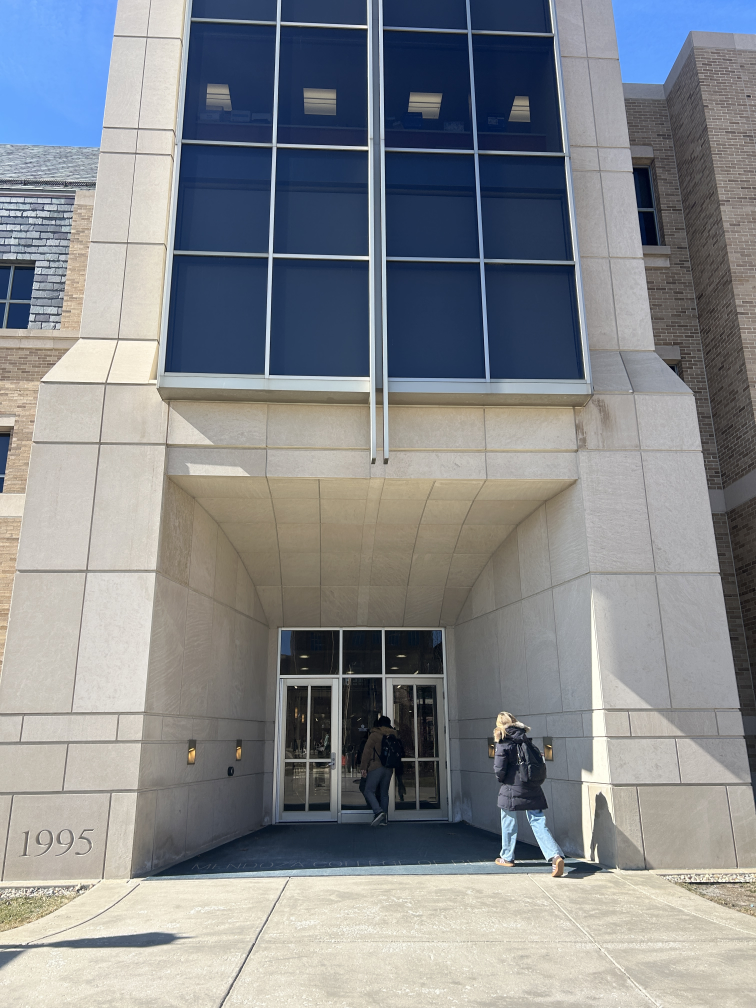
#> input picture sample_data/Mendoza_sample.jpg, 3024 x 4032 px (shown at 1/4 size)
$ python demo.py --image ../sample_data/Mendoza_sample.jpg
#> lines starting #> are read from the running program, lines starting #| are printed output that depends on the picture; after the words box and inside, x2 and y2 are one past the last pixel; in counts of white or black regions, pixels touching at a corner belong together
### src/preprocess.py
"""Preprocessing: resize, denoise, contrast normalization."""
import cv2
import numpy as np


def resize_max_side(img, max_side=800):
    """Resize so the longest edge == max_side, preserving aspect ratio."""
    h, w = img.shape[:2]
    scale = max_side / max(h, w)
    if scale >= 1.0:
        return img
    new_size = (int(w * scale), int(h * scale))
    return cv2.resize(img, new_size, interpolation=cv2.INTER_AREA)


def denoise(img):
    """Edge-preserving smoothing. Bilateral keeps edges crisp for Canny later."""
    return cv2.bilateralFilter(img, d=7, sigmaColor=50, sigmaSpace=50)


def clahe_lab(img):
    """CLAHE on L channel of LAB. Normalizes lighting without distorting color."""
    lab = cv2.cvtColor(img, cv2.COLOR_BGR2LAB)
    l, a, b = cv2.split(lab)
    clahe = cv2.createCLAHE(clipLimit=2.0, tileGridSize=(8, 8))
    l = clahe.apply(l)
    return cv2.cvtColor(cv2.merge([l, a, b]), cv2.COLOR_LAB2BGR)


def preprocess(img, max_side=800):
    """Full preprocessing pipeline."""
    img = resize_max_side(img, max_side)
    img = denoise(img)
    img = clahe_lab(img)
    return img

### src/segment.py
"""Segmentation: isolate the building region from sky, ground, and clutter."""
import cv2
import numpy as np


def grabcut_building(img, inset=0.08, iters=3):
    """
    GrabCut with an inset rectangle as the 'probable foreground' prior.
    Buildings fill the central ~85% of every shot in this dataset, while sky,
    ground, and bystanders sit near the borders -- so an inset rect is a
    reasonable shape-free prior.
    Returns (mask_uint8, masked_img). mask is 0 or 255.
    """
    h, w = img.shape[:2]
    mask = np.zeros((h, w), np.uint8)
    bgd_model = np.zeros((1, 65), np.float64)
    fgd_model = np.zeros((1, 65), np.float64)

    x0, y0 = int(w * inset), int(h * inset)
    x1, y1 = int(w * (1 - inset)), int(h * (1 - inset))
    rect = (x0, y0, x1 - x0, y1 - y0)

    cv2.grabCut(img, mask, rect, bgd_model, fgd_model, iters, cv2.GC_INIT_WITH_RECT)
    fg = np.where((mask == cv2.GC_FGD) | (mask == cv2.GC_PR_FGD), 255, 0).astype(np.uint8)

    # Clean small specks and fill small holes
    kernel = cv2.getStructuringElement(cv2.MORPH_ELLIPSE, (5, 5))
    fg = cv2.morphologyEx(fg, cv2.MORPH_OPEN, kernel)
    fg = cv2.morphologyEx(fg, cv2.MORPH_CLOSE, kernel)

    masked = cv2.bitwise_and(img, img, mask=fg)
    return fg, masked

### src/features.py
"""Feature extraction: Canny+Hough, ORB, HOG, color histogram."""
import cv2
import numpy as np
from skimage.feature import hog


def canny_edges(img_bgr, low=60, high=180):
    gray = cv2.cvtColor(img_bgr, cv2.COLOR_BGR2GRAY)
    return cv2.Canny(gray, low, high)


def hough_lines(edges, min_len_frac=0.10):
    """Probabilistic Hough on Canny edges. min line length scales with image size."""
    h, w = edges.shape
    min_len = int(min(h, w) * min_len_frac)
    lines = cv2.HoughLinesP(
        edges, rho=1, theta=np.pi / 180, threshold=80,
        minLineLength=min_len, maxLineGap=10,
    )
    return lines if lines is not None else np.empty((0, 1, 4), dtype=np.int32)


def orb_features(img_bgr, n=500):
    """ORB: rotation+scale invariant keypoints. 256-bit binary descriptors."""
    gray = cv2.cvtColor(img_bgr, cv2.COLOR_BGR2GRAY)
    orb = cv2.ORB_create(nfeatures=n)
    kps, des = orb.detectAndCompute(gray, None)
    return kps, des


# [31 lines left out: functions hog_descriptor, hsv_histogram, extract_all, not called in this run]

### src/demo.py
"""End-to-end demo: run preprocess -> segment -> features on one image
and save a visualization grid to outputs/."""
import argparse
import os
import sys

import cv2
import numpy as np
import matplotlib.pyplot as plt

sys.path.insert(0, os.path.dirname(os.path.abspath(__file__)))
from preprocess import preprocess
from segment import grabcut_building
from features import canny_edges, hough_lines, orb_features


def draw_lines(img, lines):
    out = img.copy()
    for l in lines:
        x1, y1, x2, y2 = l[0]
        cv2.line(out, (x1, y1), (x2, y2), (0, 255, 0), 2)
    return out


def draw_keypoints(img, kps):
    return cv2.drawKeypoints(img, kps, None, color=(0, 255, 0),
                             flags=cv2.DrawMatchesFlags_DRAW_RICH_KEYPOINTS)


def bgr2rgb(img):
    return cv2.cvtColor(img, cv2.COLOR_BGR2RGB)


def run(image_path, out_path):
#> called with image_path = '../sample_data/Mendoza_sample.jpg', out_path = 'outputs/demo.png'
    raw = cv2.imread(image_path)
#> raw is the input picture: shape (4032, 3024, 3); mean B, G, R 140.8, 137.2, 134.3
    if raw is None:
        raise FileNotFoundError(image_path)

    pre = preprocess(raw)
#> in clahe_lab, `lab = cv2.cvtColor(img, cv2.COLOR_BGR2LAB)`: lab: shape (800, 600, 3); mean of channels 0, 1, 2 143.1, 128.9, 125.3
#> in clahe_lab, `l, a, b = cv2.split(lab)`:
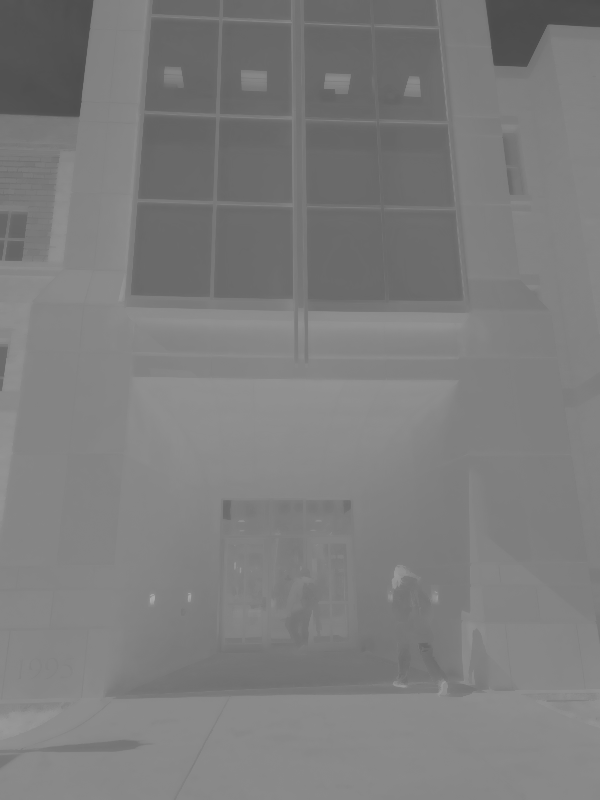
#> b: shape (800, 600); min 74, max 171, mean 125.3
#> in clahe_lab, `l = clahe.apply(l)`:
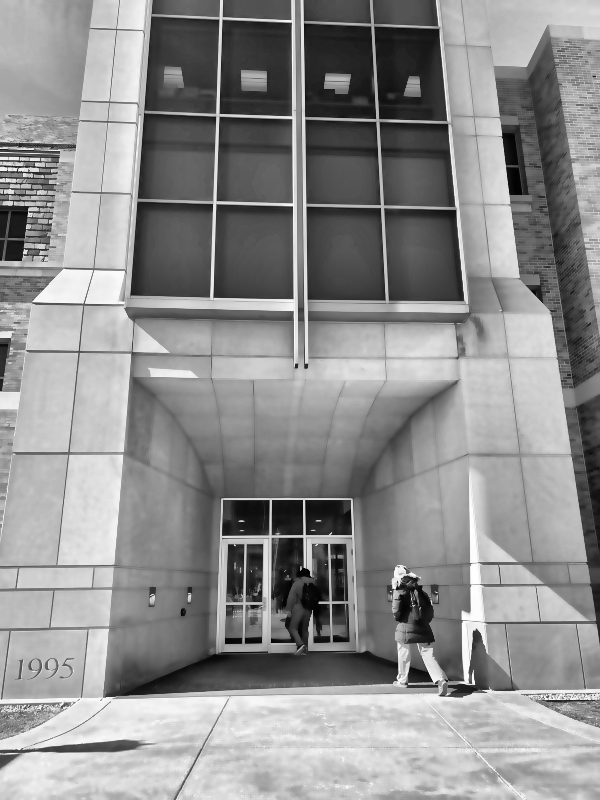
#> l: shape (800, 600); min 2, max 255, mean 142.2
    mask, masked = grabcut_building(pre)
#> in grabcut_building, `masked = cv2.bitwise_and(img, img, mask=fg)`:
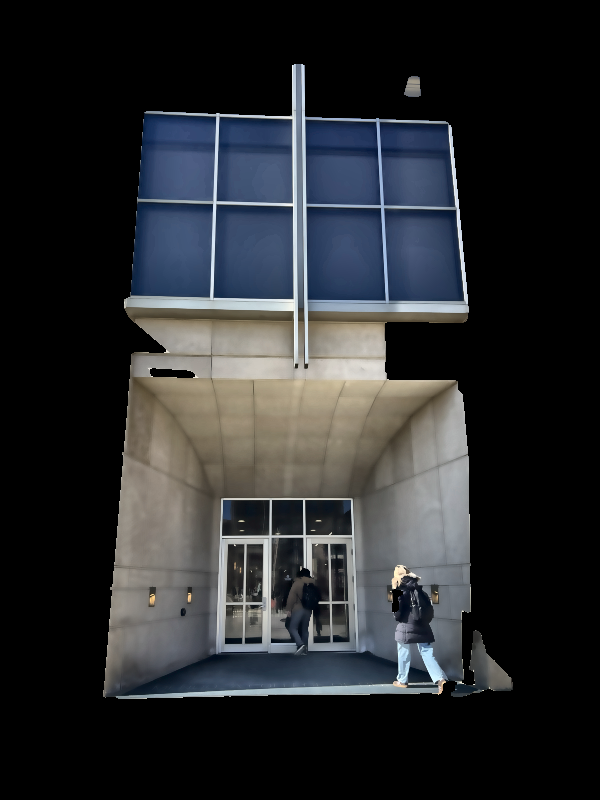
#> masked: shape (800, 600, 3); mean B, G, R 44.4, 41.9, 40
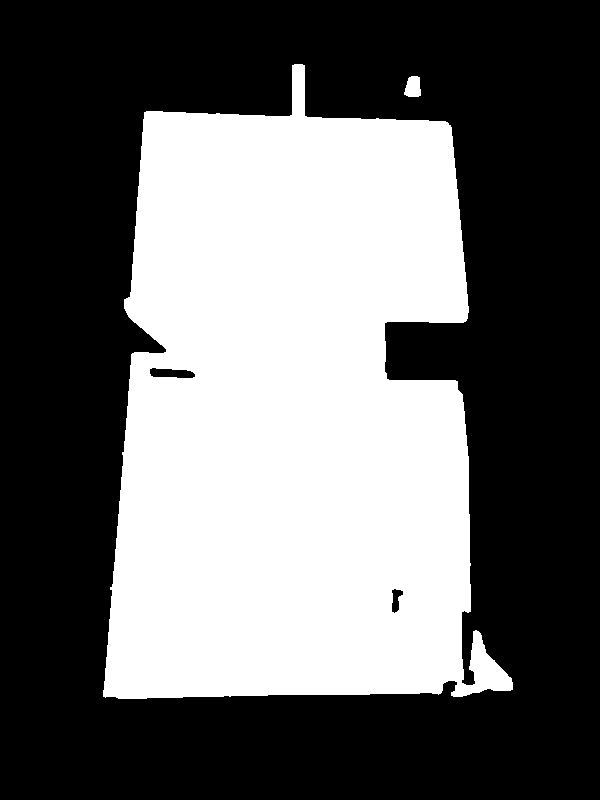
#> mask: shape (800, 600); 40.3% white; 2 white regions, box (x1, y1, x2, y2) and area: (103, 64, 513, 699) 193155, (404, 76, 421, 97) 288

    edges = canny_edges(pre)
#> in canny_edges, `return cv2.Canny(gray, low, high)`: returned value: shape (800, 600); 7.7% white in thin lines or dots
    edges_masked = cv2.bitwise_and(edges, edges, mask=mask)
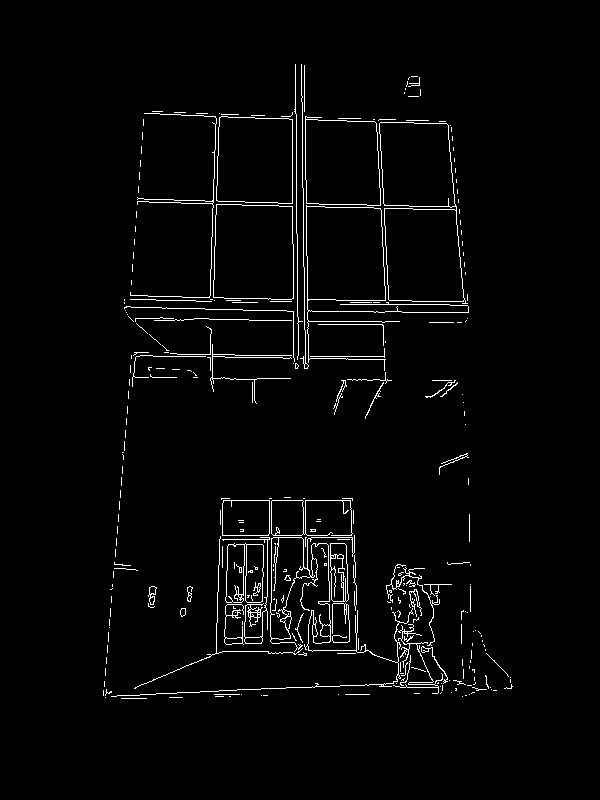
#> edges_masked: shape (800, 600); 2.5% white in thin lines or dots, all inside (x1, y1, x2, y2) = (103, 64, 513, 699)
    lines = hough_lines(edges_masked)
#> in hough_lines, `lines = cv2.HoughLinesP( edges, rho=1, theta=np.pi / 180, threshold=80..`: lines = 38 rows, first 6: [305, 130, 306, 243], [302, 138, 303, 251], [270, 118, 447, 124], [378, 120, 383, 203], [376, 123, 386, 321], [211, 333, 219, 113]
    kps, _ = orb_features(pre)
#> in orb_features, `kps, des = orb.detectAndCompute(gray, None)`: kps = 500 keypoints; strongest (x, y, size): (306, 501, 31), (301, 501, 31), (268, 501, 31), (273, 501, 31)

    vis_lines = draw_lines(pre, lines)
#> the loop in draw_lines, `for l in lines:` made 38 passes
#> (x1, y1, x2, y2) on passes 1 to 12: (305, 130, 306, 243), (302, 138, 303, 251), (270, 118, 447, 124), (378, 120, 383, 203), (376, 123, 386, 321), (211, 333, 219, 113), (209, 319, 369, 321), (162, 308, 242, 309), (363, 300, 465, 301), (296, 177, 297, 290), (219, 690, 385, 684), (103, 695, 125, 436)
#> after the loop in draw_lines, `for l in lines:`:
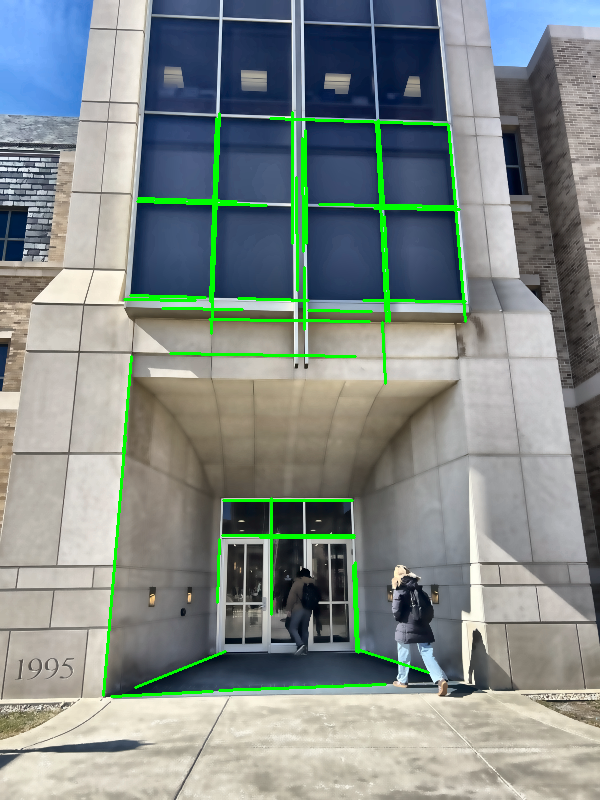
#> out: shape (800, 600, 3); mean B, G, R 135.7, 139.5, 129.8
    vis_kps = draw_keypoints(pre, kps)
#> in draw_keypoints, `return cv2.drawKeypoints(img, kps, None, color=(0, 255, 0), flags=cv2...`:
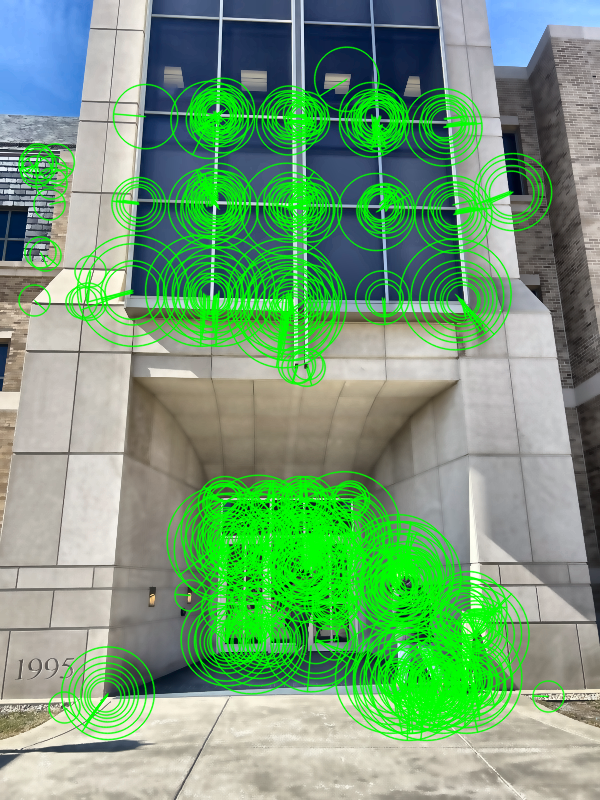
#> returned value: shape (800, 600, 3); mean of channels 0, 1, 2 120.4, 160.8, 116.2; drawn as B, G, R

    fig, axes = plt.subplots(2, 3, figsize=(15, 10))
    panels = [
        (bgr2rgb(cv2.resize(raw, (pre.shape[1], pre.shape[0]))), "1. Original (resized)"),
        (bgr2rgb(pre), "2. Preprocessed (denoise + CLAHE)"),
        (bgr2rgb(masked), "3. Segmentation (GrabCut)"),
        (edges_masked, "4. Canny edges (masked)"),
        (bgr2rgb(vis_lines), f"5. Hough lines ({len(lines)})"),
        (bgr2rgb(vis_kps), f"6. ORB keypoints ({len(kps)})"),
    ]
    for ax, (im, title) in zip(axes.ravel(), panels):
        cmap = "gray" if im.ndim == 2 else None
        ax.imshow(im, cmap=cmap)
        ax.set_title(title, fontsize=11)
        ax.axis("off")
#> this loop made 6 passes
#> title on passes 1, 2, 3, 5, 6: '1. Original (resized)', '2. Preprocessed (denoise + CLAHE)', '3. Segmentation (GrabCut)', '5. Hough lines (38)', '6. ORB keypoints (500)'
#> (title, cmap) on pass 4: ('4. Canny edges (masked)', 'gray')
    fig.suptitle(f"WhereAmI pipeline: {os.path.basename(image_path)}", fontsize=13)
    fig.tight_layout()
    os.makedirs(os.path.dirname(out_path) or ".", exist_ok=True)
    fig.savefig(out_path, dpi=120, bbox_inches="tight")
    plt.close(fig)
    print(f"saved {out_path}")


if __name__ == "__main__":
    p = argparse.ArgumentParser()
    p.add_argument("--image", required=True, help="path to a sample JPG")
    p.add_argument("--out", default="outputs/demo.png", help="output PNG path")
    a = p.parse_args()
    run(a.image, a.out)
